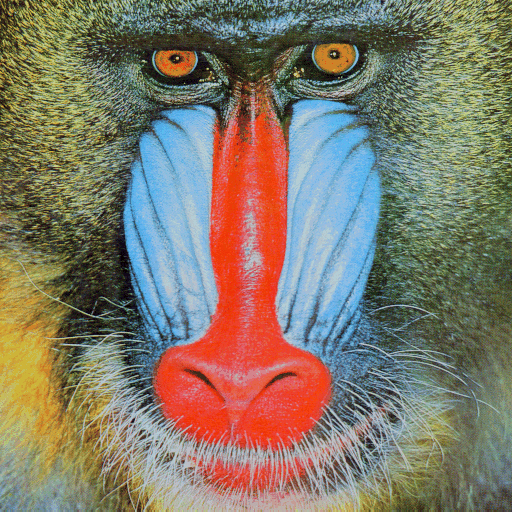
%> input picture mandril_color.tif, 512 x 512 px
$ octave compressJPEG.m   (GNU Octave 9; MATLAB toolbox functions it lacks are replaced by stand-ins)
%> lines starting %> are read from the running program, lines starting %| are printed output that depends on the picture; long printed decimals are rounded
### imageDiff.m
function [diff] = imageDiff(image1,image2)
    diff = imsubtract(abs(double(image1)), abs(double(image2)));
end

### compressJPEG.m
% Config
precision = 8;          % Largeur des sous images

% contruction de la matrice de quantification
vec_quantification = [16 11 10 16 24 40 51 61 12 12 14 19 26 58 60 55 14 13 16 24 40 57 69 56 14 17 22 29 51 87 80 62 18 22 37 56 68 109 103 77 24 35 55 64 81 104 113 92 49 64 78 87 103 121 120 101 72 92 95 98 112 100 103 99];
mat_quantification = (col2im(vec_quantification, [1 1], [8 8]).'); % transformation en matrice 8x8 puis sym閠rie par transpos閑


img = imread('mandril_color.tif');
%> img is the input picture: size 512x512x3 uint8; mean R, G, B 129.6, 121.6, 105.2
compressedImg = img;

% TRAITEMENT
[hauteur, largeur, canaux] = size(img);
%> hauteur = 512; largeur = 512; canaux = 3
idebug = 0;
for y=1:precision:largeur
    for x=1:precision:hauteur
        for c=1:1:canaux
            % block position
            x_start = x;
            x_end = x+precision-1;
            y_start = y;
            y_end = y+precision-1;
            % get troncatured block && update compressedImg(512,512)
            compressedImg(x_start:x_end, y_start:y_end, c) = troncatureBlockMat(img(:,:,c), x, y, precision, mat_quantification);
            % debug
            if(mod(idebug,100) == 0)
                fprintf('Traitement %f/100 \n', idebug/((largeur/precision*hauteur/precision)*3)*100 );
            end
            idebug = idebug + 1;
        end
    end
end
%> this loop made 64 passes
%> (printed output is left out)
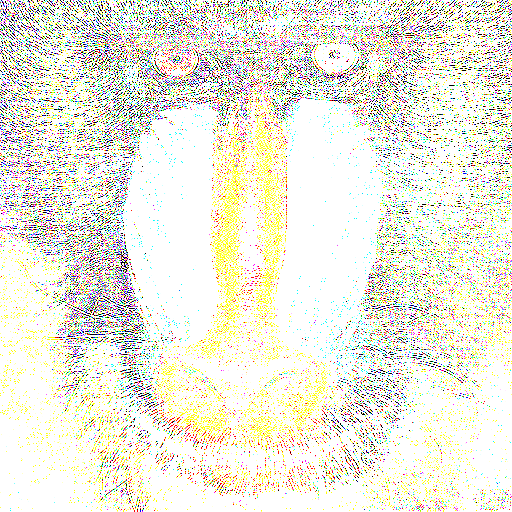
%> compressedImg: size 512x512x3 uint8; mean R, G, B 234.5, 233.6, 220
%> after the loop, idebug = 12288

% AFFICHAGE
subplot(1,3,1);
imshow(img);
title(["Q 2.9", "Image originale"], 'FontSize', 10);

subplot(1,3,2);
imshow(compressedImg);
title(["Q 2.9", "Image compres閑"], 'FontSize', 10);

subplot(1,3,3);
diff = imageDiff(img, compressedImg);
%> in imageDiff, `diff = imsubtract(abs(double(image1)), abs(double(image2)));`:
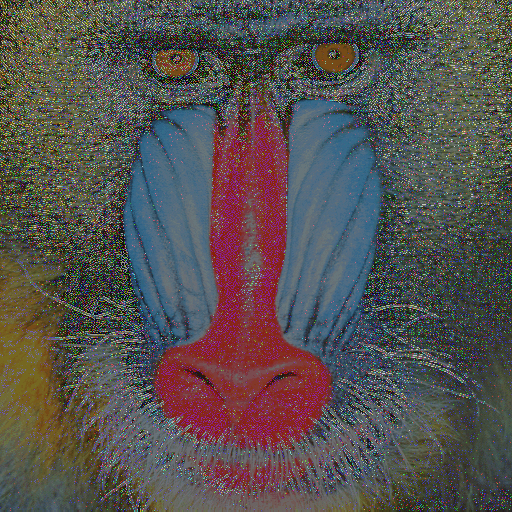
%> diff: size 512x512x3 double; mean R, G, B -104.9, -112, -114.8; drawn with min black and max white
imshow(diff);
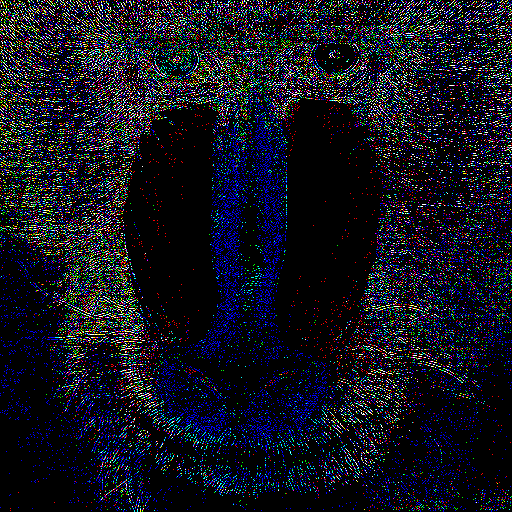
%> displayed picture: size 512x512x3, on the screen's scale of 0 to 255; mean R, G, B 18.7, 19.6, 30.8
title(["Q 2.9", "Erreur"], 'FontSize', 10);

$ run again, with milo.tif copied over mandril_color.tif
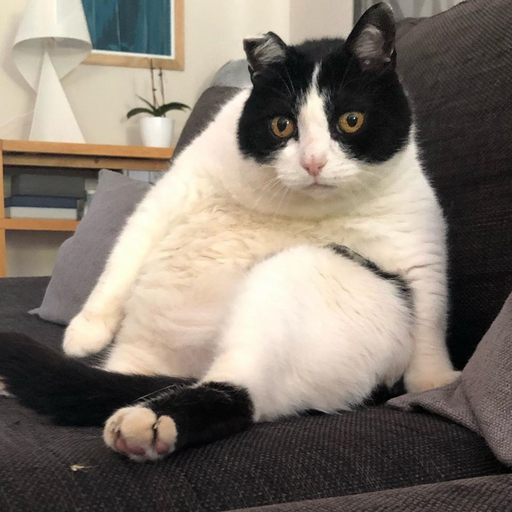
%> input picture milo.tif, 512 x 512 px
%> img is the input picture: size 512x512x3 uint8; mean R, G, B 129.2, 119.7, 109.5
%> the loop `for y=1:precision:largeur` made 64 passes
%| Traitement 0/100
%| Traitement 0.8138/100
%| Traitement 1.628/100
%| Traitement 2.441/100
%| Traitement 3.255/100
%| Traitement 4.069/100
%> (further printed lines are left out)
%> after the loop `for y=1:precision:largeur`:
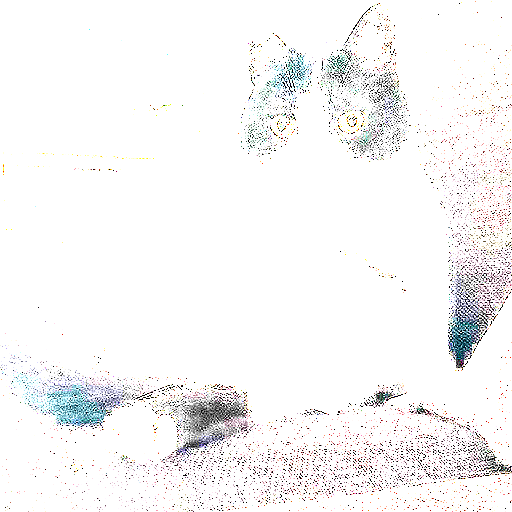
%> compressedImg: size 512x512x3 uint8; mean R, G, B 246.2, 245.6, 245.8
%> after the loop `for y=1:precision:largeur`: idebug = 12288
%> `imshow(diff);`:
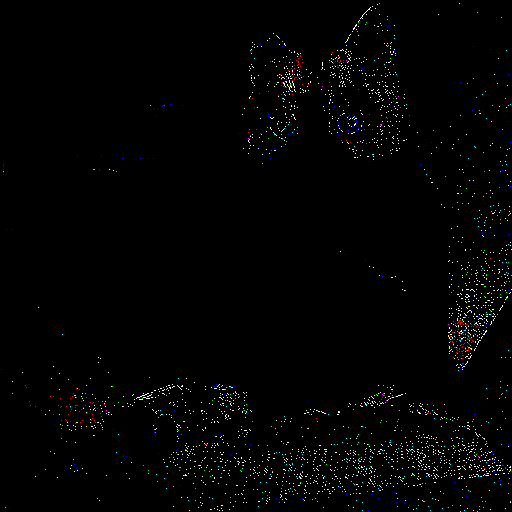
%> displayed picture: size 512x512x3, on the screen's scale of 0 to 255; mean R, G, B 2.7, 3.1, 3.1
